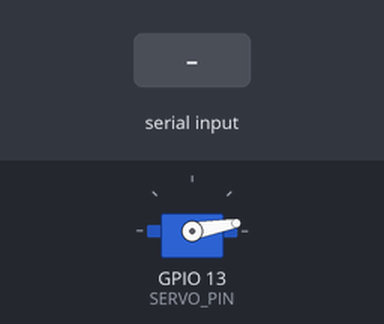
This sketch was run on a simulated ESP32. Shown: servo. The test bench sets the inputs (shaded band). What the sketch prints to the serial monitor is not drawn.

Above: at 1.5 s.
1.6 s: "90,45\n" received over Serial
At 3.0 s:
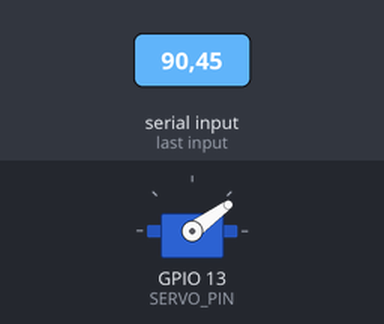
4.6 s: "30,150\n" received over Serial
At 7.4 s:
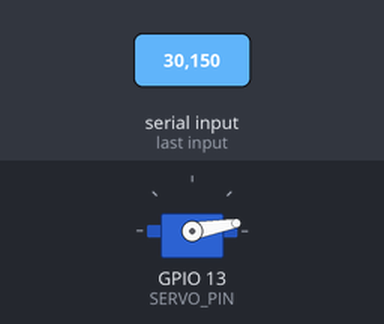
7.6 s: "90\n" received over Serial
At 8.7 s:
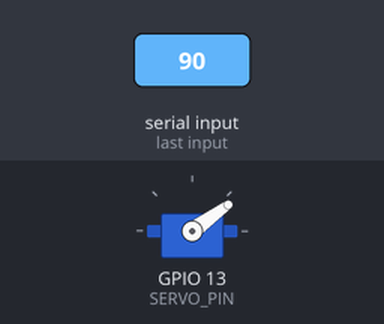
Timing chart, 0 to 11.1 s (numbered marks = the images above; inputs shaded):
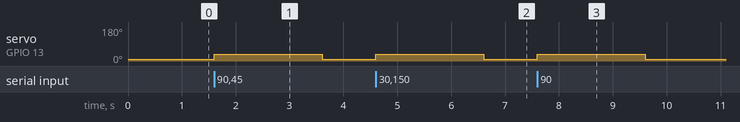

Measured:
- after the input at 1.6 s, servo on GPIO 13 (SERVO_PIN): 10° → 36° at once, → 10° 2.0 s later
- after the input at 4.6 s, servo on GPIO 13 (SERVO_PIN): 10° → 36° at once, → 10° 2.0 s later
- after the input at 7.6 s, servo on GPIO 13 (SERVO_PIN): 10° → 36° at once, → 10° 2.0 s later

The sketch:

jaw_servo.ino
```cpp
/*
 * jaw_servo.ino — Mandíbula de Springtrap (SG90) controlada por USB serie.
 *
 * El ESP32 es solo el músculo: recibe un ángulo entero por el puerto serie y
 * mueve el servo. Toda la lógica de voz (RMS, suavizado, calibración) vive en
 * Python, en la PC (springtrap/jaw.py).
 *
 * Protocolo (115200 baudios, una línea por comando):
 *   PC  -> ESP32 : "37\n"   ángulo en grados (se recorta al rango seguro)
 *   ESP32 -> PC  : "READY\n" al arrancar
 *
 * Seguridad:
 *   - El ángulo se recorta siempre a [ANGLE_MIN, ANGLE_MAX].
 *   - Watchdog: si pasan WATCHDOG_MS sin recibir nada, la mandíbula se cierra.
 *
 * Placa: "ESP32 Dev Module" (o la que corresponda).
 * Librería: ESP32Servo (Gestor de librerías de Arduino IDE).
 */

#include <ESP32Servo.h>

// ---------------------------------------------------------------- ajustes ---
const int SERVO_PIN = 13;        // GPIO de la señal naranja del SG90
const int ANGLE_MIN = 10;        // mandíbula cerrada (ajusta con el montaje)
const int ANGLE_MAX = 36;        // mandíbula abierta  (no pases de ~60)
const unsigned long WATCHDOG_MS = 2000;

// Si el servo gira al revés respecto a la boca, pon esto en true y vuelve a
// subir el sketch. Así el ángulo cerrado sigue siendo ANGLE_MIN.
const bool INVERT = false;

// Anchura de pulso del SG90. Si el servo zumba o pierde recorrido, prueba
// 500-2400 (habitual) o 600-2400.
const int PULSE_MIN_US = 500;
const int PULSE_MAX_US = 2400;

// ----------------------------------------------------------------- estado ---
Servo jaw;
int currentAngle = ANGLE_MIN;
unsigned long lastCommandAt = 0;
String line = "";

// ---------------------------------------------------------------- helpers ---
int clampAngle(int angle) {
  if (angle < ANGLE_MIN) return ANGLE_MIN;
  if (angle > ANGLE_MAX) return ANGLE_MAX;
  return angle;
}

void moveTo(int angle) {
  angle = clampAngle(angle);
  if (angle == currentAngle) return;  // evita zumbido por comandos repetidos

  currentAngle = angle;
  int physical = INVERT ? (ANGLE_MIN + ANGLE_MAX - angle) : angle;
  jaw.write(physical);
}

void setup() {
  Serial.begin(115200);

  jaw.attach(SERVO_PIN, PULSE_MIN_US, PULSE_MAX_US);
  jaw.write(INVERT ? ANGLE_MAX : ANGLE_MIN);  // arranca cerrada
  delay(300);

  Serial.println("READY");
}

void loop() {
  // Lectura no bloqueante, línea a línea.
  while (Serial.available() > 0) {
    char c = (char)Serial.read();

    if (c == '\n' || c == '\r') {
      if (line.length() > 0) {
        int angle = line.toInt();
        moveTo(angle);
        lastCommandAt = millis();
      }
      line = "";
    } else if ((c >= '0' && c <= '9') || c == '-') {
      if (line.length() < 8) line += c;  // ignora basura / líneas gigantes
    } else {
      line = "";  // carácter inesperado: descarta la línea
    }
  }

  // Watchdog: sin datos durante WATCHDOG_MS -> cierra la boca.
  if (lastCommandAt != 0 && millis() - lastCommandAt > WATCHDOG_MS) {
    moveTo(ANGLE_MIN);
    lastCommandAt = millis();
  }
}
```
